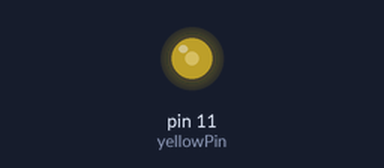
A sketch run on a simulated Arduino Uno, built with avr-gcc and run on an emulated ATmega328P. Parts: output pins drawn as LEDs (lit = HIGH).

Above: at 0.1 s.
Timing chart, 0 to 1.6 s (numbered marks = the images above):
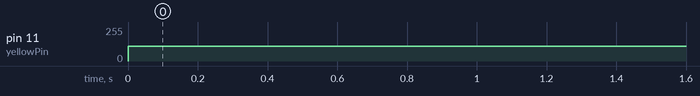

Measured:
- by itself, pin 11 (yellowPin): 0/255 → 110/255 at 0.00 s

The sketch:

INO_LED_analog.ino
```cpp
//Nem mindegyik pin képes analógként viselkedni, csak azok melyek előtt '~' jel van.
int yellowPin = 11;
int brightness = 110;
/*
Az analóg értékmegadási skála 0-tól 255-ig megy.
0= 0V;
255=5V;
Ezen végpontok között van a V érték eloszlatva
*/
void setup() {
  pinMode(yellowPin,OUTPUT);
}

void loop() {
analogWrite(yellowPin,brightness);
}
```
